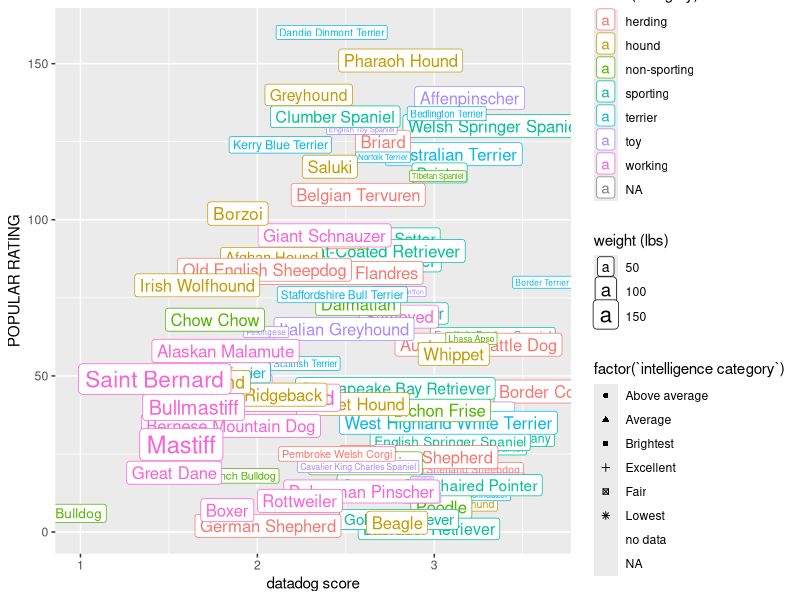

Generate this figure with R:
## ---- chunk 1
library(readxl)
library(dplyr)
library(ggplot2)

bisfull <- read_xlsx("best_in_show.xlsx", sheet = "Best in show full sheet")

colnames(bisfull)<-bisfull[2,]
colnames(bisfull)[1]<-bisfull[3,1]
colnames(bisfull)[4]<-'1 popularity in us'
bisfull <- bisfull[,-c(2,4,10,21,22,27,32,33,43,45,58, 69, 70, 71, 72)]
bisfull <- bisfull[,-c(58:60)]
bisfull <- bisfull[,-c(20,25,29,39,51)]
bisfull<- bisfull[-c(1,2,3),]
bisfull <- bisfull[,-4]
str(bisfull)
## ---- chunk 2
bisfull <- bisfull  %>% mutate(`datadog score` = as.numeric(bisfull$`datadog score`))
bisfull <- bisfull  %>% mutate(`weight (lbs)` = as.numeric(bisfull$`weight (lbs)`))
bisfull <- bisfull  %>% mutate(`POPULAR RATING` = as.numeric(bisfull$`POPULAR RATING`))
bis <- bisfull %>% select(`Dog breed`, category, `datadog score`, `POPULAR RATING`, `intelligence category`, `weight (lbs)`)
head(bis)
## ---- chunk 3
ggplot(bis, aes(x = `datadog score`, y = `POPULAR RATING`, colour=factor(category), size = `weight (lbs)`, shape = factor(`intelligence category`), label = factor(`Dog breed`))) + geom_point() + geom_label()
